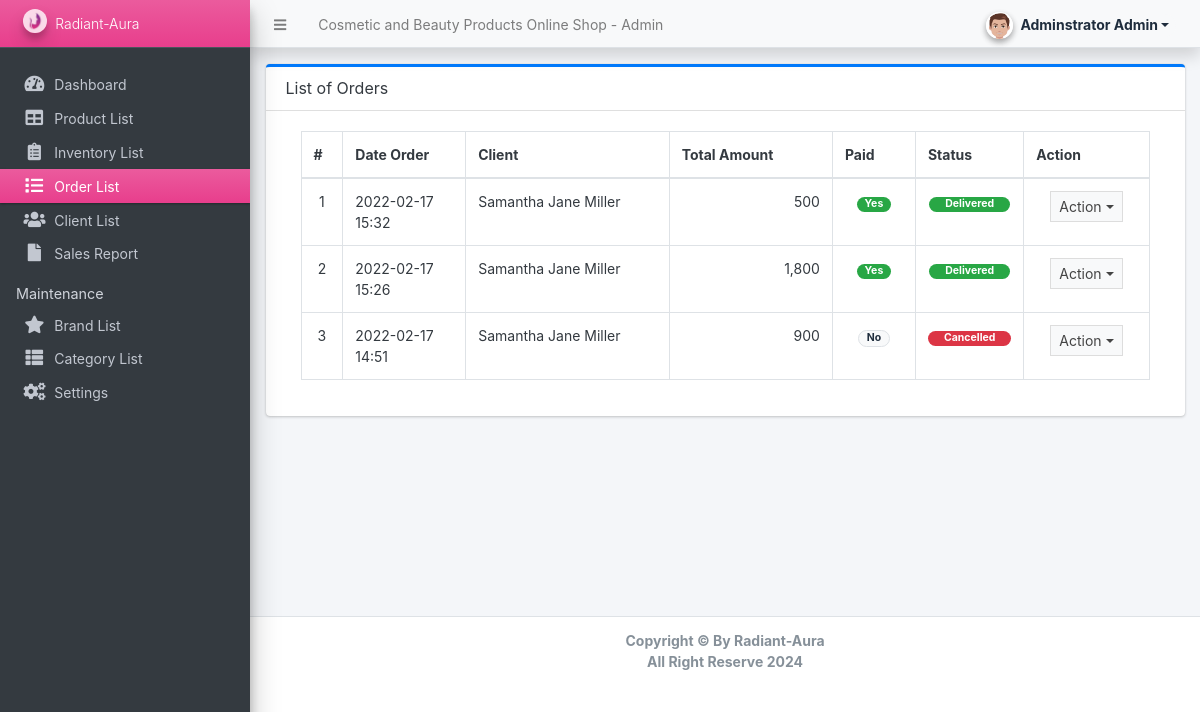
Before: /admin/?page=orders (signed in) with the older database file.
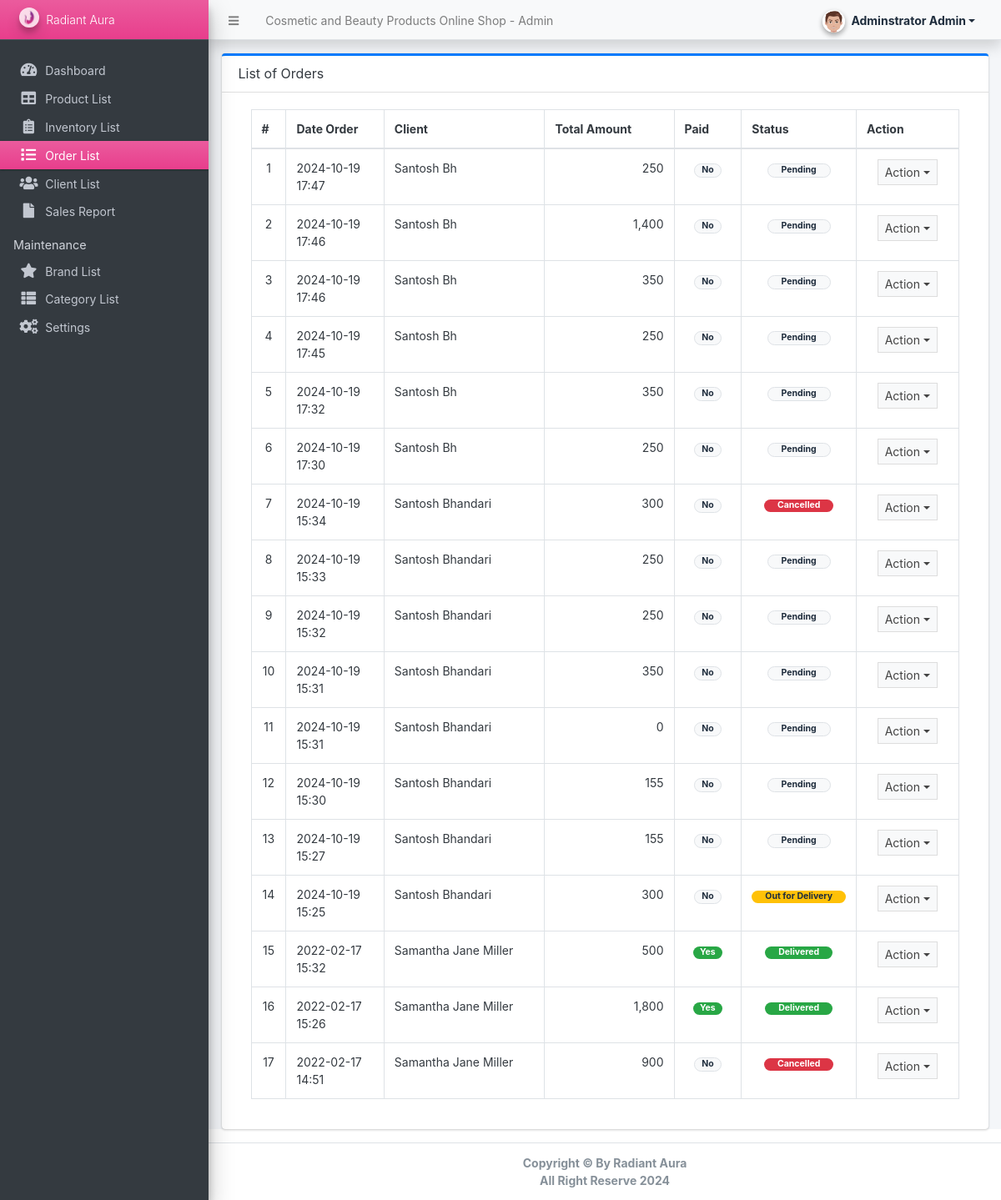
After: the same page with the newer database file.
### tables this page shows
CREATE TABLE `orders` (
  `id` int(30) NOT NULL,
  `ref_code` varchar(100) NOT NULL,
  `client_id` int(30) NOT NULL,
  `delivery_address` text NOT NULL,
  `payment_method` varchar(100) NOT NULL,
  `order_type` tinyint(1) NOT NULL COMMENT '1= pickup,2= deliver',
  `amount` double NOT NULL,
  `status` tinyint(2) NOT NULL DEFAULT 0 COMMENT '0 = pending,\r\n1= Packed,\r\n2 = Out for Delivery,\r\n3=Delivered,\r\n4=cancelled',
  `paid` tinyint(1) NOT NULL DEFAULT 0,
  `date_created` datetime NOT NULL DEFAULT current_timestamp(),
  `date_updated` datetime DEFAULT NULL ON UPDATE current_timestamp()
);

### config.php (called while the page is built, shortened)
<?php
require_once('classes/DBConnection.php');
require_once('classes/SystemSettings.php');
function validate_image($file){
	if(!empty($file)){
        $ex = explode("?",$file);
        $file = $ex[0];
        $ts = isset($ex[1]) ? "?".$ex[1] : '';
		if(is_file(base_app.$file)){
			return base_url.$file.$ts;
		}else{
			return base_url.'dist/img/no-image-available.png';
		}
	}else{
		return base_url.'dist/img/no-image-available.png';
	}
}
function isMobileDevice(){
    $aMobileUA = array(
        '/iphone/i' => 'iPhone',
        '/ipod/i' => 'iPod',
        '/ipad/i' => 'iPad',
        '/android/i' => 'Android',
        '/blackberry/i' => 'BlackBerry',
        '/webos/i' => 'Mobile'
    );
    return false;
}
?>

### classes/DBConnection.php (called while the page is built, shortened)
<?php
class DBConnection{
    private $host = DB_SERVER;
    private $username = DB_USERNAME;
    private $password = DB_PASSWORD;
    private $database = DB_NAME;
    public $conn;
    public function __construct(){
        if (!isset($this->conn)) {
            $this->conn = new mysqli($this->host, $this->username, $this->password, $this->database);
        }
    }
}
?>

### classes/SystemSettings.php (called while the page is built, shortened)
<?php
class SystemSettings extends DBConnection{
	function userdata($field = ''){
		if(!empty($field)){
			if(isset($_SESSION['userdata'][$field]))
				return $_SESSION['userdata'][$field];
			else
				return null;
		}else{
			return false;
		}
	}
	function info($field=''){
		if(!empty($field)){
			if(isset($_SESSION['system_info'][$field]))
				return $_SESSION['system_info'][$field];
			else
				return false;
		}else{
			return false;
		}
	}
}
$_settings = new SystemSettings();
?>

### admin/orders/index.php (the view, shortened to what this page needs)
<div class="card card-outline card-primary">
	<div class="card-header">
		<h3 class="card-title">List of Orders</h3>
	</div>
	<div class="card-body">
		<div class="container-fluid">
        <div class="container-fluid">
			<table class="table table-bordered table-stripped">
				<colgroup>
					<col width="5%">
					<col width="15%">
					<col width="25%">
					<col width="20%">
					<col width="10%">
					<col width="10%">
					<col width="15%">
				</colgroup>
				<thead>
					<tr>
						<th>#</th>
						<th>Date Order</th>
						<th>Client</th>
						<th>Total Amount</th>
						<th>Paid</th>
						<th>Status</th>
						<th>Action</th>
					</tr>
				</thead>
				<tbody>
					<?php
					$i = 1;
						$qry = $conn->query("SELECT o.*,concat(c.firstname,' ',c.lastname) as client from `orders` o inner join clients c on c.id = o.client_id order by unix_timestamp(o.date_created) desc ");
						while($row = $qry->fetch_assoc()):
					?>
						<tr>
							<td class="text-center"><?php echo $i++; ?></td>
							<td><?php echo date("Y-m-d H:i",strtotime($row['date_created'])) ?></td>
							<td><?php echo $row['client'] ?></td>
							<td class="text-right"><?php echo number_format($row['amount']) ?></td>
							<td class="text-center">
                                <?php if($row['paid'] == 0): ?>
                                    <span class="badge badge-light border px-2 rounded-pill">No</span>
                                <?php else: ?>
                                    <span class="badge badge-success px-2 rounded-pill">Yes</span>
                                <?php endif; ?>
                            </td>
							<td class="text-center">
                                <?php if($row['status'] == 0): ?>
                                    <span class="badge badge-light border px-3 rounded-pill">Pending</span>
                                <?php elseif($row['status'] == 1): ?>
                                    <span class="badge badge-primary px-3 rounded-pill">Packed</span>
								<?php elseif($row['status'] == 2): ?>
                                    <span class="badge badge-warning px-3 rounded-pill">Out for Delivery</span>
								<?php elseif($row['status'] == 3): ?>
                                    <span class="badge badge-success px-3 rounded-pill">Delivered</span>
                                <?php else: ?>
                                    <span class="badge badge-danger px-3 rounded-pill">Cancelled</span>
                                <?php endif; ?>
                            </td>
							<td align="center">
								 <button type="button" class="btn btn-flat btn-default btn-sm dropdown-toggle dropdown-icon" data-toggle="dropdown">
				                  		Action
				                  </button>
							</td>
						</tr>
					<?php endwhile; ?>
				</tbody>
			</table>
		</div>
		</div>
	</div>
</div>

### admin/index.php (shortened to what this page needs)
<?php require_once('../config.php'); ?>
 <!DOCTYPE html>
<html lang="en" class="" style="height: auto;">
<?php require_once('inc/header.php') ?>
  <body class="sidebar-mini layout-fixed control-sidebar-slide-open layout-navbar-fixed sidebar-mini-md sidebar-mini-xs text-sm" data-new-gr-c-s-check-loaded="14.991.0" data-gr-ext-installed="" style="height: auto;">
    <div class="wrapper">
     <?php require_once('inc/topBarNav.php') ?>
     <?php require_once('inc/navigation.php') ?>
     <?php $page = isset($_GET['page']) ? $_GET['page'] : 'home';  ?>
      <div class="content-wrapper  pt-3" style="min-height: 567.854px;">
        <section class="content  text-dark">
          <div class="container-fluid">
            <?php
              if(!file_exists($page.".php") && !is_dir($page)){
                  include '404.html';
              }else{
                if(is_dir($page))
                  include $page.'/index.php';
                else
                  include $page.'.php';
              }
            ?>
          </div>
        </section>
      </div>
      <?php require_once('inc/footer.php') ?>
  </body>
</html>

### admin/inc/header.php (shortened to what this page needs)
<head>
    <link rel="stylesheet" href="<?php echo base_url ?>plugins/fontawesome-free/css/all.min.css">
    <link rel="stylesheet" href="<?php echo base_url ?>plugins/tempusdominus-bootstrap-4/css/tempusdominus-bootstrap-4.min.css">
  <link rel="stylesheet" href="<?php echo base_url ?>plugins/datatables-bs4/css/dataTables.bootstrap4.min.css">
  <link rel="stylesheet" href="<?php echo base_url ?>plugins/datatables-responsive/css/responsive.bootstrap4.min.css">
  <link rel="stylesheet" href="<?php echo base_url ?>plugins/datatables-buttons/css/buttons.bootstrap4.min.css">
  <link rel="stylesheet" href="<?php echo base_url ?>plugins/select2/css/select2.min.css">
  <link rel="stylesheet" href="<?php echo base_url ?>plugins/select2-bootstrap4-theme/select2-bootstrap4.min.css">
    <link rel="stylesheet" href="<?php echo base_url ?>plugins/icheck-bootstrap/icheck-bootstrap.min.css">
    <link rel="stylesheet" href="<?php echo base_url ?>plugins/jqvmap/jqvmap.min.css">
    <link rel="stylesheet" href="<?php echo base_url ?>dist/css/adminlte.css">
    <link rel="stylesheet" href="<?php echo base_url ?>dist/css/custom.css">
    <link rel="stylesheet" href="<?php echo base_url ?>plugins/overlayScrollbars/css/OverlayScrollbars.min.css">
    <link rel="stylesheet" href="<?php echo base_url ?>plugins/daterangepicker/daterangepicker.css">
    <link rel="stylesheet" href="<?php echo base_url ?>plugins/summernote/summernote-bs4.min.css">
  <link rel="stylesheet" href="<?php echo base_url ?>plugins/sweetalert2-theme-bootstrap-4/bootstrap-4.min.css">
  </head>

### admin/inc/topBarNav.php (shortened to what this page needs)
<nav class="main-header navbar navbar-expand navbar-light shadow text-sm">
  <ul class="navbar-nav">
    <li class="nav-item">
    <a class="nav-link" data-widget="pushmenu" href="#" role="button"><i class="fas fa-bars"></i></a>
    </li>
    <li class="nav-item d-none d-sm-inline-block">
      <a href="<?php echo base_url ?>" class="nav-link"><?php echo (!isMobileDevice()) ? $_settings->info('name'):$_settings->info('short_name'); ?> - Admin</a>
    </li>
  </ul>
  <ul class="navbar-nav ml-auto">
    <li class="nav-item">
      <div class="btn-group nav-link">
            <button type="button" class="btn btn-rounded badge badge-light dropdown-toggle dropdown-icon" data-toggle="dropdown">
              <span><img src="<?php echo validate_image($_settings->userdata('avatar')) ?>" class="img-circle elevation-2 user-img" alt="User Image"></span>
              <span class="ml-3"><?php echo ucwords($_settings->userdata('firstname').' '.$_settings->userdata('lastname')) ?></span>
            </button>
        </div>
    </li>
  </ul>
</nav>

### admin/inc/navigation.php (shortened to what this page needs)
<aside class="main-sidebar sidebar-dark-pink elevation-4 sidebar-no-expand">
  <a href="<?php echo base_url ?>admin" class="brand-link bg-gradient-pink text-sm">
  <img src="<?php echo validate_image($_settings->info('logo'))?>" alt="Store Logo" class="brand-image img-circle elevation-3" style="opacity: .8;width: 1.5rem;height: 1.5rem;max-height: unset">
  <span class="brand-text font-weight-light"><?php echo $_settings->info('short_name') ?></span>
  </a>
  <div class="sidebar os-host os-theme-light os-host-overflow os-host-overflow-y os-host-resize-disabled os-host-transition os-host-scrollbar-horizontal-hidden">
    <div class="os-content-glue" style="margin: 0px -8px; width: 249px; height: 646px;"></div>
    <div class="os-padding">
      <div class="os-viewport os-viewport-native-scrollbars-invisible" style="overflow-y: scroll;">
        <div class="os-content" style="padding: 0px 8px; height: 100%; width: 100%;">
          <nav class="mt-4">
             <ul class="nav nav-pills nav-sidebar flex-column text-sm nav-compact nav-flat nav-child-indent nav-collapse-hide-child" data-widget="treeview" role="menu" data-accordion="false">
              <li class="nav-item dropdown">
                <a href="./" class="nav-link nav-home">
                  <i class="nav-icon fas fa-tachometer-alt"></i>
                  <p>
                    Dashboard
                  </p>
                </a>
              </li>
              <li class="nav-item dropdown">
                <a href="<?php echo base_url ?>admin/?page=product" class="nav-link nav-product">
                  <i class="nav-icon fas fa-table"></i>
                  <p>
                    Product List
                  </p>
                </a>
              </li>
              <li class="nav-item dropdown">
                <a href="<?php echo base_url ?>admin/?page=inventory" class="nav-link nav-inventory">
                  <i class="nav-icon fas fa-clipboard-list"></i>
                  <p>
                    Inventory List
                  </p>
                </a>
              </li>
              <li class="nav-item dropdown">
                <a href="<?php echo base_url ?>admin/?page=orders" class="nav-link nav-orders">
                  <i class="nav-icon fas fa-list"></i>
                  <p>
                    Order List
                  </p>
                </a>
              </li>
              <li class="nav-item dropdown">
                <a href="<?php echo base_url ?>admin/?page=clients" class="nav-link nav-clients">
                  <i class="nav-icon fas fa-users"></i>
                  <p>
                    Client List
                  </p>
                </a>
              </li>
              <li class="nav-item dropdown">
                <a href="<?php echo base_url ?>admin/?page=sales" class="nav-link nav-sales">
                  <i class="nav-icon fas fa-file"></i>
                  <p>
                    Sales Report
                  </p>
                </a>
              </li>
              <li class="nav-header">Maintenance</li>
              <li class="nav-item dropdown">
                <a href="<?php echo base_url ?>admin/?page=maintenance/brand" class="nav-link nav-maintenance_brand">
                  <i class="nav-icon fas fa-star"></i>
                  <p>
                    Brand List
                  </p>
                </a>
              </li>
              <li class="nav-item dropdown">
                <a href="<?php echo base_url ?>admin/?page=maintenance/category" class="nav-link nav-maintenance_category">
                  <i class="nav-icon fas fa-th-list"></i>
                  <p>
                    Category List
                  </p>
                </a>
              </li>
              <li class="nav-item dropdown">
                <a href="<?php echo base_url ?>admin/?page=system_info" class="nav-link nav-system_info">
                  <i class="nav-icon fas fa-cogs"></i>
                  <p>
                    Settings
                  </p>
                </a>
              </li>
            </ul>
          </nav>
        </div>
      </div>
    </div>
  </div>
</aside>

### admin/inc/footer.php (shortened to what this page needs)
<footer class="main-footer text-sm">
        <div class="contaner">
          <b><p class="m-0 text-center">Copyright &copy; By <?=$_settings->info('short_name')?> <br/> All Right Reserve 2024</p></b>
        </div>
      </footer>
    </div>

### admin/inc/topBarNav.php (style rules this page uses)
.user-img { position: absolute; height: 27px; width: 27px; object-fit: cover; left: -7%; top: -12%; }
.btn-rounded { border-radius: 50px; }

Changed rows visible on the page:
added orders: date_created "2024-10-19 17:47", client "Santosh Bh", amount "250", paid "No", status "Pending"
added orders: date_created "2024-10-19 17:46", client "Santosh Bh", amount "1,400", paid "No", status "Pending"
added orders: date_created "2024-10-19 17:46", client "Santosh Bh", amount "350", paid "No", status "Pending"
added orders: date_created "2024-10-19 17:45", client "Santosh Bh", amount "250", paid "No", status "Pending"
added orders: date_created "2024-10-19 17:32", client "Santosh Bh", amount "350", paid "No", status "Pending"
added orders: date_created "2024-10-19 17:30", client "Santosh Bh", amount "250", paid "No", status "Pending"
added orders: date_created "2024-10-19 15:34", client "Santosh Bhandari", amount "300", paid "No", status "Cancelled"
added orders: date_created "2024-10-19 15:33", client "Santosh Bhandari", amount "250", paid "No", status "Pending"
added orders: date_created "2024-10-19 15:32", client "Santosh Bhandari", amount "250", paid "No", status "Pending"
added orders: date_created "2024-10-19 15:31", client "Santosh Bhandari", amount "350", paid "No", status "Pending"
added orders: date_created "2024-10-19 15:31", client "Santosh Bhandari", amount "0", paid "No", status "Pending"
added orders: date_created "2024-10-19 15:30", client "Santosh Bhandari", amount "155", paid "No", status "Pending"
added orders: date_created "2024-10-19 15:27", client "Santosh Bhandari", amount "155", paid "No", status "Pending"
added orders: date_created "2024-10-19 15:25", client "Santosh Bhandari", amount "300", paid "No", status "Out for Delivery"
Other visible differences:
$_settings->info('short_name'): "Radiant-Aura" → "Radiant Aura"
